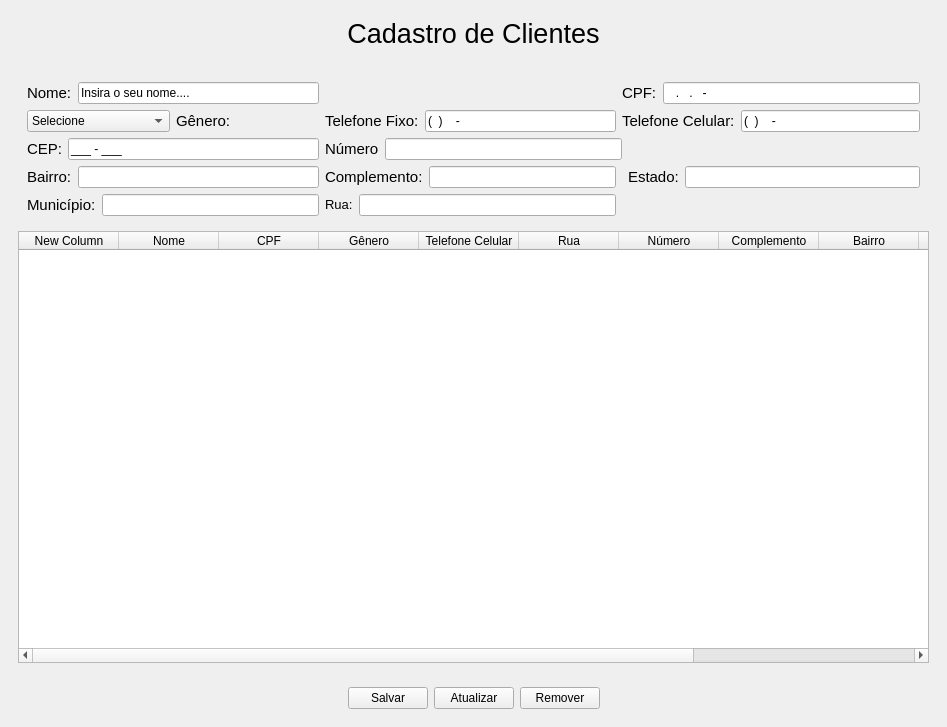
<?xml version="1.0" encoding="UTF-8"?>
<ui version="4.0">
 <class>MainWindow</class>
 <widget class="QMainWindow" name="MainWindow">
  <property name="geometry">
   <rect>
    <x>0</x>
    <y>0</y>
    <width>947</width>
    <height>727</height>
   </rect>
  </property>
  <property name="windowTitle">
   <string>MainWindow</string>
  </property>
  <widget class="QWidget" name="centralwidget">
   <layout class="QVBoxLayout" name="verticalLayout">
    <item>
     <widget class="QWidget" name="widget_3" native="true">
      <layout class="QHBoxLayout" name="horizontalLayout">
       <item>
        <widget class="QLabel" name="label">
         <property name="text">
          <string>&lt;html&gt;&lt;head/&gt;&lt;body&gt;&lt;p align=&quot;center&quot;&gt;&lt;span style=&quot; font-size:20pt;&quot;&gt;Cadastro de Clientes&lt;/span&gt;&lt;/p&gt;&lt;/body&gt;&lt;/html&gt;</string>
         </property>
        </widget>
       </item>
      </layout>
     </widget>
    </item>
    <item>
     <widget class="QWidget" name="widget_2" native="true">
      <layout class="QGridLayout" name="gridLayout_2">
       <item row="1" column="0">
        <widget class="QTableWidget" name="tableWidget">
         <property name="minimumSize">
          <size>
           <width>741</width>
           <height>0</height>
          </size>
         </property>
         <column>
          <property name="text">
           <string>New Column</string>
          </property>
         </column>
         <column>
          <property name="text">
           <string>Nome</string>
          </property>
         </column>
         <column>
          <property name="text">
           <string>CPF</string>
          </property>
         </column>
         <column>
          <property name="text">
           <string>Gênero</string>
          </property>
         </column>
         <column>
          <property name="text">
           <string>Telefone Celular</string>
          </property>
         </column>
         <column>
          <property name="text">
           <string>Rua</string>
          </property>
         </column>
         <column>
          <property name="text">
           <string>Número</string>
          </property>
         </column>
         <column>
          <property name="text">
           <string>Complemento</string>
          </property>
         </column>
         <column>
          <property name="text">
           <string>Bairro</string>
          </property>
         </column>
         <column>
          <property name="text">
           <string>Estado</string>
          </property>
         </column>
         <column>
          <property name="text">
           <string>Município</string>
          </property>
         </column>
         <column>
          <property name="text">
           <string>CEP</string>
          </property>
         </column>
        </widget>
       </item>
       <item row="0" column="0">
        <widget class="QWidget" name="widget" native="true">
         <layout class="QGridLayout" name="gridLayout">
          <item row="0" column="0">
           <layout class="QHBoxLayout" name="horizontalLayout_2">
            <item>
             <widget class="QLabel" name="lbl_nome">
              <property name="text">
               <string>&lt;html&gt;&lt;head/&gt;&lt;body&gt;&lt;p&gt;&lt;span style=&quot; font-size:11pt;&quot;&gt;Nome:&lt;/span&gt;&lt;/p&gt;&lt;/body&gt;&lt;/html&gt;</string>
              </property>
             </widget>
            </item>
            <item>
             <widget class="QLineEdit" name="txt_Nome">
              <property name="text">
               <string>Insira o seu nome....</string>
              </property>
             </widget>
            </item>
           </layout>
          </item>
          <item row="1" column="0">
           <layout class="QHBoxLayout" name="horizontalLayout_3">
            <item>
             <widget class="QComboBox" name="comboBox">
              <item>
               <property name="text">
                <string>Selecione</string>
               </property>
              </item>
              <item>
               <property name="text">
                <string>Feminino</string>
               </property>
              </item>
              <item>
               <property name="text">
                <string>Masculino</string>
               </property>
              </item>
             </widget>
            </item>
            <item>
             <widget class="QLabel" name="label_4">
              <property name="text">
               <string>&lt;html&gt;&lt;head/&gt;&lt;body&gt;&lt;p&gt;&lt;span style=&quot; font-size:11pt;&quot;&gt;Gênero:&lt;/span&gt;&lt;/p&gt;&lt;/body&gt;&lt;/html&gt;</string>
              </property>
             </widget>
            </item>
           </layout>
          </item>
          <item row="1" column="2" colspan="2">
           <layout class="QHBoxLayout" name="horizontalLayout_6">
            <item>
             <widget class="QLabel" name="lbl_telefone_celular">
              <property name="text">
               <string>&lt;html&gt;&lt;head/&gt;&lt;body&gt;&lt;p&gt;&lt;span style=&quot; font-size:11pt;&quot;&gt;Telefone Celular:&lt;/span&gt;&lt;/p&gt;&lt;/body&gt;&lt;/html&gt;</string>
              </property>
             </widget>
            </item>
            <item>
             <widget class="QLineEdit" name="txt_telefone_celular">
              <property name="text">
               <string>(  )    -</string>
              </property>
             </widget>
            </item>
           </layout>
          </item>
          <item row="3" column="0">
           <layout class="QHBoxLayout" name="horizontalLayout_10">
            <item>
             <widget class="QLabel" name="lbl_bairro">
              <property name="text">
               <string>&lt;html&gt;&lt;head/&gt;&lt;body&gt;&lt;p&gt;&lt;span style=&quot; font-size:11pt;&quot;&gt;Bairro:&lt;/span&gt;&lt;/p&gt;&lt;/body&gt;&lt;/html&gt;</string>
              </property>
             </widget>
            </item>
            <item>
             <widget class="QLineEdit" name="txt_bairro">
              <property name="text">
               <string/>
              </property>
             </widget>
            </item>
           </layout>
          </item>
          <item row="1" column="1">
           <layout class="QHBoxLayout" name="horizontalLayout_4">
            <item>
             <widget class="QLabel" name="telefone_fixo_lbl">
              <property name="text">
               <string>&lt;html&gt;&lt;head/&gt;&lt;body&gt;&lt;p&gt;&lt;span style=&quot; font-size:11pt;&quot;&gt;Telefone Fixo:&lt;/span&gt;&lt;/p&gt;&lt;/body&gt;&lt;/html&gt;</string>
              </property>
             </widget>
            </item>
            <item>
             <widget class="QLineEdit" name="txt_telefone_fixo">
              <property name="text">
               <string>(  )    -</string>
              </property>
             </widget>
            </item>
           </layout>
          </item>
          <item row="3" column="3">
           <layout class="QHBoxLayout" name="horizontalLayout_11">
            <item>
             <widget class="QLabel" name="lbl_estado">
              <property name="text">
               <string>&lt;html&gt;&lt;head/&gt;&lt;body&gt;&lt;p&gt;&lt;span style=&quot; font-size:11pt;&quot;&gt;Estado:&lt;/span&gt;&lt;/p&gt;&lt;/body&gt;&lt;/html&gt;</string>
              </property>
             </widget>
            </item>
            <item>
             <widget class="QLineEdit" name="txt_estado">
              <property name="text">
               <string/>
              </property>
             </widget>
            </item>
           </layout>
          </item>
          <item row="4" column="0">
           <layout class="QHBoxLayout" name="horizontalLayout_13">
            <item>
             <widget class="QLabel" name="lbl_municipio">
              <property name="text">
               <string>&lt;html&gt;&lt;head/&gt;&lt;body&gt;&lt;p&gt;&lt;span style=&quot; font-size:11pt;&quot;&gt;Município:&lt;/span&gt;&lt;/p&gt;&lt;/body&gt;&lt;/html&gt;</string>
              </property>
             </widget>
            </item>
            <item>
             <widget class="QLineEdit" name="txt_municipio">
              <property name="text">
               <string/>
              </property>
             </widget>
            </item>
           </layout>
          </item>
          <item row="0" column="2" colspan="2">
           <layout class="QHBoxLayout" name="horizontalLayout_5">
            <item>
             <widget class="QLabel" name="lbl_cpf">
              <property name="text">
               <string>&lt;html&gt;&lt;head/&gt;&lt;body&gt;&lt;p&gt;&lt;span style=&quot; font-size:11pt;&quot;&gt;CPF:&lt;/span&gt;&lt;/p&gt;&lt;/body&gt;&lt;/html&gt;</string>
              </property>
             </widget>
            </item>
            <item>
             <widget class="QLineEdit" name="txt_cpf">
              <property name="text">
               <string>   .   .   -</string>
              </property>
             </widget>
            </item>
           </layout>
          </item>
          <item row="2" column="0">
           <layout class="QHBoxLayout" name="horizontalLayout_12">
            <item>
             <widget class="QLabel" name="lbl_cep">
              <property name="text">
               <string>&lt;html&gt;&lt;head/&gt;&lt;body&gt;&lt;p&gt;&lt;span style=&quot; font-size:11pt;&quot;&gt;CEP:&lt;/span&gt;&lt;/p&gt;&lt;/body&gt;&lt;/html&gt;</string>
              </property>
             </widget>
            </item>
            <item>
             <widget class="QLineEdit" name="txt_cep">
              <property name="text">
               <string>___ - ___</string>
              </property>
             </widget>
            </item>
           </layout>
          </item>
          <item row="4" column="1">
           <layout class="QHBoxLayout" name="horizontalLayout_7">
            <item>
             <widget class="QLabel" name="lbl_rua">
              <property name="text">
               <string>&lt;html&gt;&lt;head/&gt;&lt;body&gt;&lt;p&gt;&lt;span style=&quot; font-size:10pt;&quot;&gt;Rua:&lt;/span&gt;&lt;/p&gt;&lt;/body&gt;&lt;/html&gt;</string>
              </property>
             </widget>
            </item>
            <item>
             <widget class="QLineEdit" name="txt_rua">
              <property name="text">
               <string/>
              </property>
             </widget>
            </item>
           </layout>
          </item>
          <item row="3" column="1">
           <layout class="QHBoxLayout" name="horizontalLayout_9">
            <item>
             <widget class="QLabel" name="lbl_complemento">
              <property name="text">
               <string>&lt;html&gt;&lt;head/&gt;&lt;body&gt;&lt;p&gt;&lt;span style=&quot; font-size:11pt;&quot;&gt;Complemento:&lt;/span&gt;&lt;/p&gt;&lt;/body&gt;&lt;/html&gt;</string>
              </property>
             </widget>
            </item>
            <item>
             <widget class="QLineEdit" name="txt_complemento">
              <property name="text">
               <string/>
              </property>
             </widget>
            </item>
           </layout>
          </item>
          <item row="2" column="1" colspan="2">
           <layout class="QHBoxLayout" name="horizontalLayout_8">
            <item>
             <widget class="QLabel" name="lbl_numero">
              <property name="text">
               <string>&lt;html&gt;&lt;head/&gt;&lt;body&gt;&lt;p&gt;&lt;span style=&quot; font-size:11pt;&quot;&gt;Número&lt;/span&gt;&lt;/p&gt;&lt;/body&gt;&lt;/html&gt;</string>
              </property>
             </widget>
            </item>
            <item>
             <widget class="QLineEdit" name="txt_numero">
              <property name="text">
               <string/>
              </property>
             </widget>
            </item>
           </layout>
          </item>
         </layout>
        </widget>
       </item>
      </layout>
     </widget>
    </item>
    <item>
     <widget class="QWidget" name="widget_4" native="true">
      <layout class="QHBoxLayout" name="horizontalLayout_14">
       <item>
        <spacer name="horizontalSpacer">
         <property name="orientation">
          <enum>Qt::Horizontal</enum>
         </property>
         <property name="sizeHint" stdset="0">
          <size>
           <width>40</width>
           <height>20</height>
          </size>
         </property>
        </spacer>
       </item>
       <item>
        <widget class="QPushButton" name="btn_salvar">
         <property name="text">
          <string>Salvar</string>
         </property>
        </widget>
       </item>
       <item>
        <widget class="QPushButton" name="btn_atualizar">
         <property name="text">
          <string>Atualizar</string>
         </property>
        </widget>
       </item>
       <item>
        <widget class="QPushButton" name="btn_remover">
         <property name="text">
          <string>Remover</string>
         </property>
        </widget>
       </item>
       <item>
        <spacer name="horizontalSpacer_2">
         <property name="orientation">
          <enum>Qt::Horizontal</enum>
         </property>
         <property name="sizeHint" stdset="0">
          <size>
           <width>40</width>
           <height>20</height>
          </size>
         </property>
        </spacer>
       </item>
      </layout>
     </widget>
    </item>
   </layout>
  </widget>
 </widget>
 <resources/>
 <connections/>
</ui>
